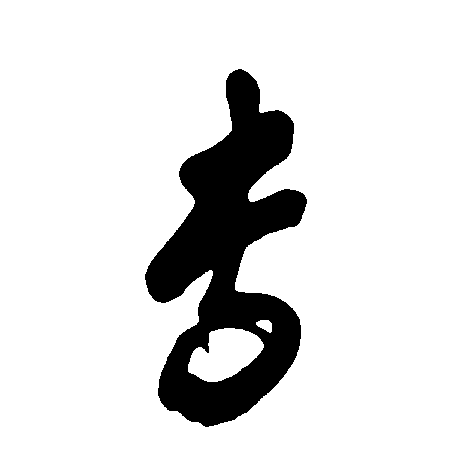
#> input picture data/target/专.png, 458 x 471 px; its folder holds only this picture in this run
$ python -i stage_preprocess.py   (imports and definitions only)
#> lines starting #> are read from the running program, lines starting #| are printed output that depends on the picture; after the words box and inside, x2 and y2 are one past the last pixel; in counts of white or black regions, pixels touching at a corner belong together
### src/gb2312.py
def level1_chars() -> list[str]:
    chars = []
    for qh in range(0xB0, 0xD7 + 1):
        ql_max = 0xF9 if qh == 0xD7 else 0xFE
        for ql in range(0xA1, ql_max + 1):
            ch = bytes([qh, ql]).decode("gb2312", errors="ignore")
            if len(ch) == 1 and "\u4e00" <= ch <= "\u9fff":
                chars.append(ch)
    return chars


DEFAULT_SET = level1_chars()

### src/stage_preprocess.py
import json
import re
import sys
from pathlib import Path

import cv2
import numpy as np

from .gb2312 import level1_chars
from .paths import TARGET, PROCESSED, REPORTS
from .store import connect

GRID = 256
EXTS = {".png", ".jpg", ".jpeg", ".bmp", ".webp", ".tif", ".tiff"}

_extra = re.compile(r"^[\u4e00-\u9fff]$")


# [6 lines left out: function _char_from_name, not called in this run]


def _imread_gray(path: Path):
#> called with path = '../data/target/专.png'
    return cv2.imdecode(np.fromfile(str(path), dtype=np.uint8), cv2.IMREAD_GRAYSCALE)
#> returned value is the input picture: shape (471, 458); 87.1% white; 1 black region, box (x1, y1, x2, y2) and area: (145, 69, 307, 427) 27721


def _load_char(path: Path):
    img = _imread_gray(path)
    if img is None:
        raise ValueError("无法读取")
    h, w = img.shape
#> h = 471; w = 458
    total = h * w
#> total = 215718
    dark = int(np.count_nonzero(img < 128))
#> dark = 27721
    if dark / total > 0.5:
        img = 255 - img
        dark = total - dark
    if dark < max(2, int(total * 0.0005)):
        raise ValueError("无墨迹像素")
    blur = cv2.GaussianBlur(img, (5, 5), 0)
    _, binimg = cv2.threshold(blur, 0, 255, cv2.THRESH_BINARY + cv2.THRESH_OTSU)
#> binimg: shape (471, 458); 87.1% white; 1 black region, box (x1, y1, x2, y2) and area: (145, 69, 307, 427) 27736
    binimg = cv2.morphologyEx(binimg, cv2.MORPH_OPEN, np.ones((3, 3), np.uint8))
#> binimg: shape (471, 458); 87.1% white; 1 black region, box (x1, y1, x2, y2) and area: (145, 69, 307, 427) 27740
    ys, xs = np.where(binimg < 128)
    if len(ys) == 0:
        raise ValueError("无墨迹像素")
    y0, y1, x0, x1 = ys.min(), ys.max(), xs.min(), xs.max()
#> y0 = 69; y1 = 426; x0 = 145; x1 = 306
    margin = max(1, int((y1 - y0) * 0.06))
#> margin = 21
    y0, y1 = max(0, y0 - margin), min(h - 1, y1 + margin)
#> y0 = 48; y1 = 447
    x0, x1 = max(0, x0 - margin), min(w - 1, x1 + margin)
#> x0 = 124; x1 = 327
    crop = img[y0 : y1 + 1, x0 : x1 + 1]
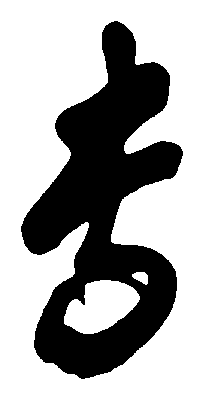
#> crop: shape (400, 204); 66% white; 1 black region, box (x1, y1, x2, y2) and area: (21, 21, 183, 379) 27721
    side = max(crop.shape)
#> side = 400
    square = np.full((side, side), 255, np.uint8)
    oy, ox = (side - crop.shape[0]) // 2, (side - crop.shape[1]) // 2
#> oy = 0; ox = 98
    square[oy : oy + crop.shape[0], ox : ox + crop.shape[1]] = crop
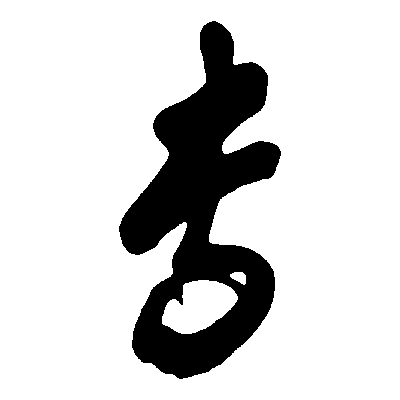
#> square: shape (400, 400); 82.7% white; 1 black region, box (x1, y1, x2, y2) and area: (119, 21, 281, 379) 27721
    out = cv2.resize(square, (GRID, GRID), interpolation=cv2.INTER_AREA)
    ratio = int(np.count_nonzero(out < 128)) / (GRID * GRID)
#> ratio = 0.173
    if not (0.005 <= ratio <= 0.55):
        raise ValueError(f"墨迹占比异常: {ratio:.3f}")
    return out, ratio


# [80 lines left out: functions run, render_contact_sheets, not called in this run]

>>> result = _load_char('../data/target/专.png')

$ run again, on data/target/乘.png
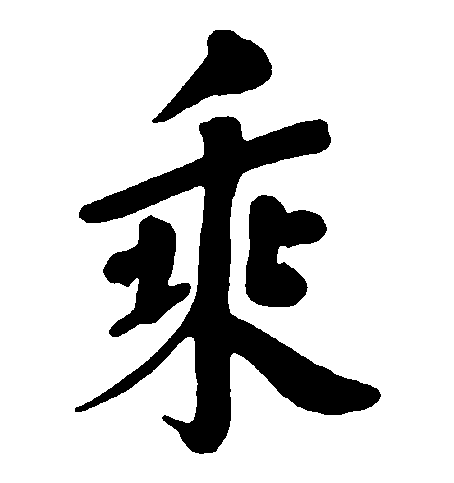
#> input picture data/target/乘.png, 454 x 483 px
#> in _imread_gray, returned value is the input picture: shape (483, 454); 81.3% white; 4 black regions, box (x1, y1, x2, y2) and area: (75, 116, 381, 454) 25432, (245, 195, 327, 307) 5723, (103, 215, 191, 337) 5267, (152, 30, 272, 123) 4600
#> dark = 41022
#> in _load_char, `y0, y1, x0, x1 = ys.min(), ys.max(), xs.min(), xs.max()`: y0 = 30; y1 = 453; x0 = 75; x1 = 380
#> margin = 25
#> in _load_char, `y0, y1 = max(0, y0 - margin), min(h - 1, y1 + margin)`: y0 = 5; y1 = 478
#> in _load_char, `x0, x1 = max(0, x0 - margin), min(w - 1, x1 + margin)`: x0 = 50; x1 = 405
#> in _load_char, `crop = img[y0 : y1 + 1, x0 : x1 + 1]`:
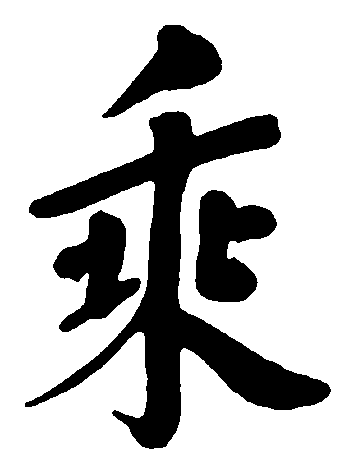
#> crop: shape (474, 356); 75.7% white; 4 black regions, box (x1, y1, x2, y2) and area: (25, 111, 331, 449) 25432, (195, 190, 277, 302) 5723, (53, 210, 141, 332) 5267, (102, 25, 222, 118) 4600
#> square: shape (474, 474); 81.7% white; 4 black regions, box (x1, y1, x2, y2) and area: (84, 111, 390, 449) 25432, (254, 190, 336, 302) 5723, (112, 210, 200, 332) 5267, (161, 25, 281, 118) 4600
#> in _load_char, `out = cv2.resize(square, (GRID, GRID), interpolation=cv2.INTER_AREA)`:
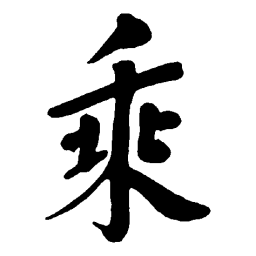
#> out: shape (256, 256); min 0, max 255, mean 208.4
#> ratio = 0.183

$ run again, on data/target/及.png
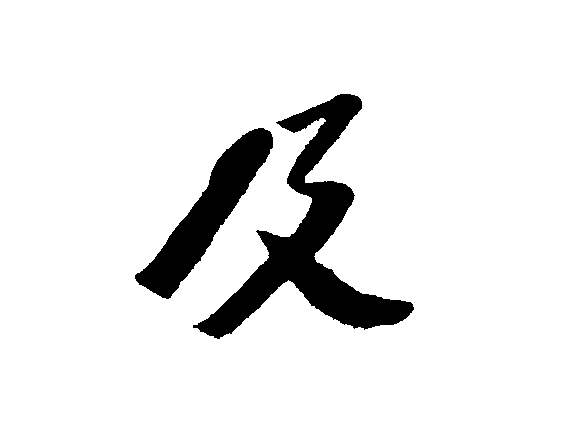
#> input picture data/target/及.png, 564 x 440 px
#> in _imread_gray, returned value is the input picture: shape (440, 564); 91.6% white; 2 black regions, box (x1, y1, x2, y2) and area: (193, 94, 414, 339) 13691, (135, 128, 273, 299) 7042
#> dark = 20733
#> binimg: shape (440, 564); 91.6% white; 2 black regions, box (x1, y1, x2, y2) and area: (193, 94, 414, 339) 13705, (135, 128, 273, 299) 7049
#> in _load_char, `y0, y1, x0, x1 = ys.min(), ys.max(), xs.min(), xs.max()`: y0 = 94; y1 = 338; x0 = 135; x1 = 413
#> margin = 14
#> in _load_char, `y0, y1 = max(0, y0 - margin), min(h - 1, y1 + margin)`: y0 = 80; y1 = 352
#> in _load_char, `x0, x1 = max(0, x0 - margin), min(w - 1, x1 + margin)`: x0 = 121; x1 = 427
#> in _load_char, `crop = img[y0 : y1 + 1, x0 : x1 + 1]`:
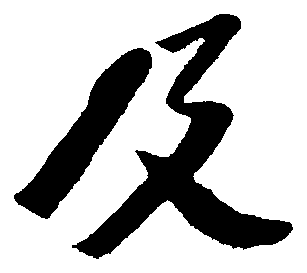
#> crop: shape (273, 307); 75.3% white; 2 black regions, box (x1, y1, x2, y2) and area: (72, 14, 293, 259) 13691, (14, 48, 152, 219) 7042
#> in _load_char, `square[oy : oy + crop.shape[0], ox : ox + crop.shape[1]] = crop`:
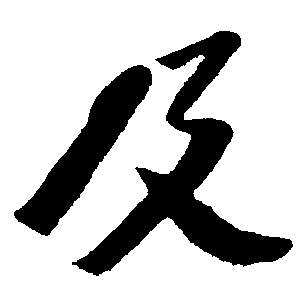
#> square: shape (307, 307); 78% white; 2 black regions, box (x1, y1, x2, y2) and area: (72, 31, 293, 276) 13691, (14, 65, 152, 236) 7042
#> ratio = 0.22

$ run again, on data/target/取.png
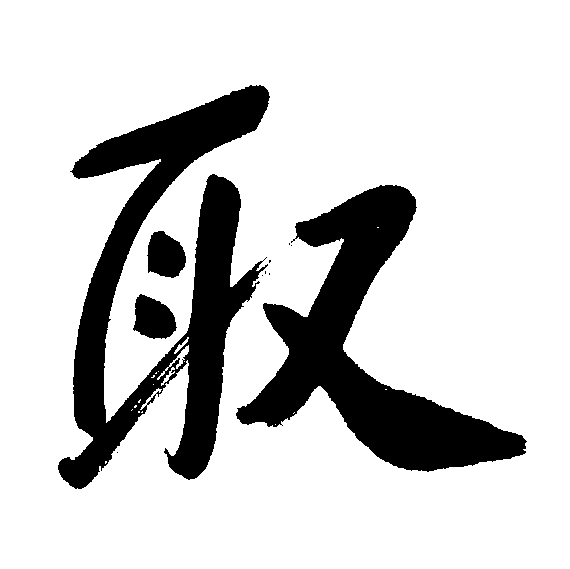
#> input picture data/target/取.png, 570 x 569 px
#> in _imread_gray, returned value is the input picture: shape (569, 570); 81.4% white; 11 black regions (7 under 20 px), largest, box (x1, y1, x2, y2) and area: (58, 85, 270, 489) 31057, (236, 185, 527, 472) 26607, (133, 294, 177, 339) 1388, (147, 231, 186, 278) 1370
#> dark = 60437
#> in _load_char, `y0, y1, x0, x1 = ys.min(), ys.max(), xs.min(), xs.max()`: y0 = 85; y1 = 488; x0 = 58; x1 = 525
#> margin = 24
#> in _load_char, `y0, y1 = max(0, y0 - margin), min(h - 1, y1 + margin)`: y0 = 61; y1 = 512
#> in _load_char, `x0, x1 = max(0, x0 - margin), min(w - 1, x1 + margin)`: x0 = 34; x1 = 549
#> in _load_char, `crop = img[y0 : y1 + 1, x0 : x1 + 1]`:
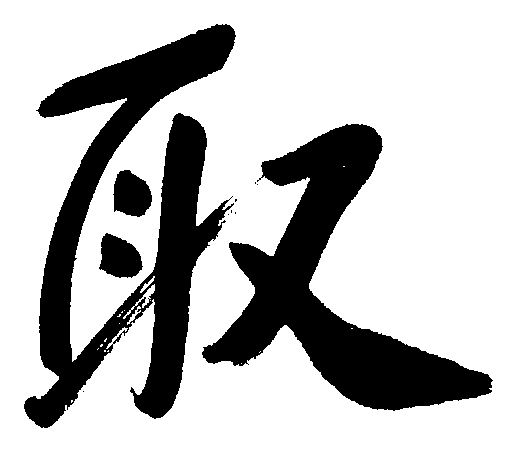
#> crop: shape (452, 516); 74.1% white; 11 black regions (7 under 20 px), largest, box (x1, y1, x2, y2) and area: (24, 24, 236, 428) 31057, (202, 124, 493, 411) 26607, (99, 233, 143, 278) 1388, (113, 170, 152, 217) 1370
#> square: shape (516, 516); 77.3% white; 11 black regions (7 under 20 px), largest, box (x1, y1, x2, y2) and area: (24, 56, 236, 460) 31057, (202, 156, 493, 443) 26607, (99, 265, 143, 310) 1388, (113, 202, 152, 249) 1370
#> in _load_char, `out = cv2.resize(square, (GRID, GRID), interpolation=cv2.INTER_AREA)`:
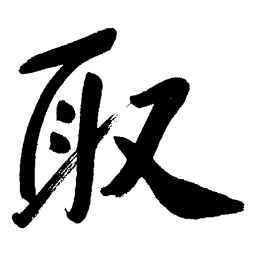
#> out: shape (256, 256); min 0, max 255, mean 197.1
#> ratio = 0.227
